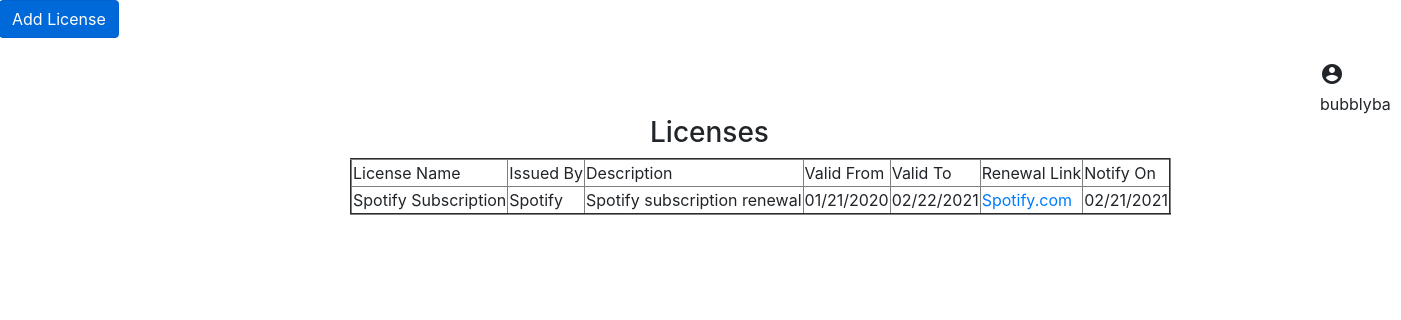
Before: /dashboard/ (signed in) with the older database file.
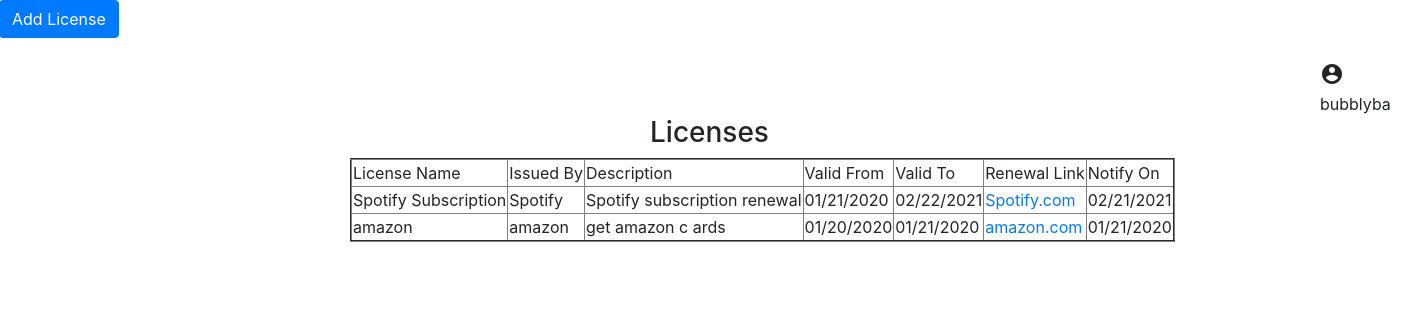
After: the same page with the newer database file.
### main.py (models this page shows, shortened)
class license(db.Model):
    id = db.Column("id", db.Integer, primary_key=True)
    document_name = db.Column("document_name", db.String(50))
    issued_by = db.Column("issued_by", db.String(50))
    description = db.Column("description", db.String(50))
    valid_from = db.Column("valid_from", db.String(50))
    valid_to = db.Column("valid_to", db.String(50))
    renewal_link = db.Column("renewal_link", db.String(50))
    notify_on = db.Column("notify_on", db.String(50))
    user_id = db.Column("user_id", db.Integer, db.ForeignKey('users.user_id'))

### main.py (the view)
@app.route('/dashboard/')
def dashboard_form():
    username = session.get('username')
    if username is None:
        error = "User not authenticated"
        return render_template('error.html', error=error)
    user_id = session.get('user_id')
    if user_id is None:
        error = "User not authenticated"
        return render_template('error.html', error=error)
    sqliteConnection = sqlite3.connect('users.sqlite3')
    cursor = sqliteConnection.cursor()
    cursor.execute("SELECT * FROM license WHERE user_id= ?",
                   (user_id,))
    found = cursor.fetchall()
    length = len(found)
    print(username)
    return render_template('dashboard.html',username=username, found=found,length=length)

### templates/dashboard.html (shortened to what this page needs)
<!DOCTYPE html>
<html lang="en">
<head>
</head>
<link rel="stylesheet" href="https://stackpath.bootstrapcdn.com/bootstrap/4.3.1/css/bootstrap.min.css">
<link rel="stylesheet" href="https://cdnjs.cloudflare.com/ajax/libs/font-awesome/4.7.0/css/font-awesome.min.css">
<body>
<form method="POST">
<div class="input-group mb-4">
    <button class="btn btn-primary" type="submit">Add License</button>
</div>
</form>
<div class="prof" style="margin-left: 1320px;">
<div>
    <span class="material-icons">
    </span><span>{{username}}</span></div>
    </div>
<h3 style="margin-left: 650px;">Licenses</h3>
<table style="margin-left:350px;"border="2">
    <tbody>
<tr>
      <td>License Name</td>
      <td>Issued By</td>
      <td>Description</td>
      <td>Valid From</td>
      <td>Valid To</td>
      <td>Renewal Link</td>
      <td>Notify On</td>
</tr>
{%for i in range(0, length)%}
<tr>
      <td>{{found[i][1]}}</td>
      <td>{{found[i][2]}}</td>
      <td>{{found[i][3]}}</td>
      <td>{{found[i][4]}}</td>
      <td>{{found[i][5]}}</td>
      <td><a href="{{found[i][6]}}">{{found[i][6]}}</a></td>
      <td>{{found[i][7]}}</td>
</tr>
    {%endfor%}
</tbody>
</table>
</body>
</html>

Changed rows visible on the page:
added license: document_name "amazon", issued_by "amazon", description "get amazon c ards", valid_from "01/20/2020", valid_to "01/21/2020", renewal_link "amazon.com", notify_on "01/21/2020"
